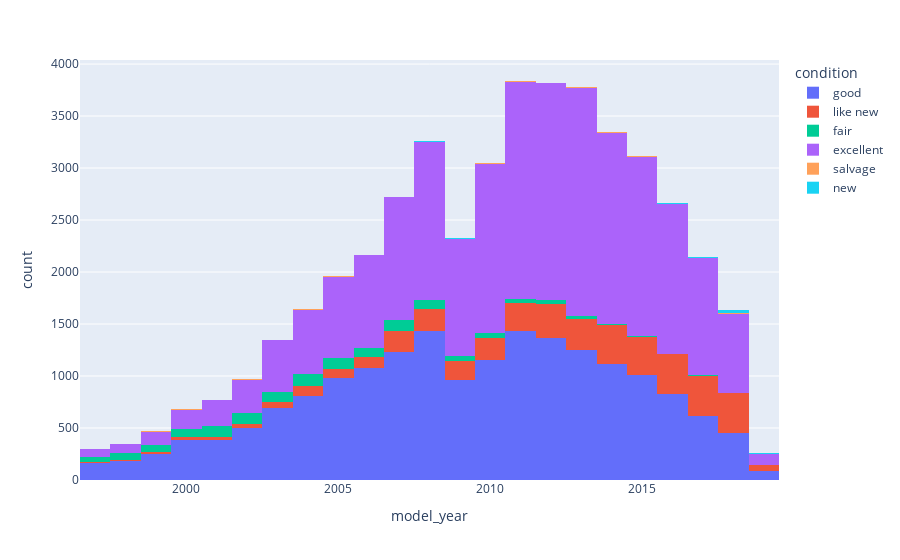

The cell this chart's notebook holds for it:
### Code cell
#  histogram of the condition vs year
fig = px.histogram(df, x="model_year", color="condition", hover_data=df.columns)
fig.show()

### Figure 1 — Plotly figure (JSON) as saved in the notebook; plotly's stock layout.template omitted (floating-point values rounded to 4 significant figures; data arrays with more than 128 entries replaced by an {"elided": "..."} marker saying what was removed)
{"data": [{"alignmentgroup": "True", "bingroup": "x", "hovertemplate": "condition=good<br>model_year=%{x}<br>count=%{y}<extra></extra>", "legendgroup": "good", "marker": {"color": "#636efa", "pattern": {"shape": ""}}, "name": "good", "offsetgroup": "good", "orientation": "v", "showlegend": true, "type": "histogram", "x": {"elided": "18377 int values"}, "xaxis": "x", "yaxis": "y"}, {"alignmentgroup": "True", "bingroup": "x", "hovertemplate": "condition=like new<br>model_year=%{x}<br>count=%{y}<extra></extra>", "legendgroup": "like new", "marker": {"color": "#EF553B", "pattern": {"shape": ""}}, "name": "like new", "offsetgroup": "like new", "orientation": "v", "showlegend": true, "type": "histogram", "x": {"elided": "4134 int values"}, "xaxis": "x", "yaxis": "y"}, {"alignmentgroup": "True", "bingroup": "x", "hovertemplate": "condition=fair<br>model_year=%{x}<br>count=%{y}<extra></extra>", "legendgroup": "fair", "marker": {"color": "#00cc96", "pattern": {"shape": ""}}, "name": "fair", "offsetgroup": "fair", "orientation": "v", "showlegend": true, "type": "histogram", "x": {"elided": "1271 int values"}, "xaxis": "x", "yaxis": "y"}, {"alignmentgroup": "True", "bingroup": "x", "hovertemplate": "condition=excellent<br>model_year=%{x}<br>count=%{y}<extra></extra>", "legendgroup": "excellent", "marker": {"color": "#ab63fa", "pattern": {"shape": ""}}, "name": "excellent", "offsetgroup": "excellent", "orientation": "v", "showlegend": true, "type": "histogram", "x": {"elided": "22656 int values"}, "xaxis": "x", "yaxis": "y"}, {"alignmentgroup": "True", "bingroup": "x", "hovertemplate": "condition=salvage<br>model_year=%{x}<br>count=%{y}<extra></extra>", "legendgroup": "salvage", "marker": {"color": "#FFA15A", "pattern": {"shape": ""}}, "name": "salvage", "offsetgroup": "salvage", "orientation": "v", "showlegend": true, "type": "histogram", "x": [1999, 2012, 2003, 2005, 2001, 1998, 2001, 2003, 2008, 2000, 2005, 2014, 2003, 1997, 2013, 2009, 2013, 2006, 2015, 2018, 2006, 2019, 2018, 2000, 2014, 2012, 2001, 2015, 2007, 2004, 2014, 2009, 2007, 2013, 1999, 2015, 2013, 2014, 2000, 2017, 2017, 2014, 2014, 2004, 2013, 2010, 1999, 2002, 2010, 2010, 2004, 2018, 2003, 2008, 2010, 2011, 2017, 2017, 2017, 2009, 2001, 2002, 2013, 2010, 2002, 2007, 2000, 2001, 2005, 2001, 2005, 2012, 1999, 2003, 2016, 2006, 2008, 2014, 2005, 2006, 2001, 2011, 2008, 2004, 2015, 2007, 2013, 2010, 1999, 1997, 2008, 2008, 2017, 2013, 2002], "xaxis": "x", "yaxis": "y"}, {"alignmentgroup": "True", "bingroup": "x", "hovertemplate": "condition=new<br>model_year=%{x}<br>count=%{y}<extra></extra>", "legendgroup": "new", "marker": {"color": "#19d3f3", "pattern": {"shape": ""}}, "name": "new", "offsetgroup": "new", "orientation": "v", "showlegend": true, "type": "histogram", "x": [2016, 2018, 2018, 2009, 2013, 2018, 2012, 2018, 2008, 2018, 2008, 2007, 2008, 2018, 2018, 2007, 2012, 2014, 2019, 2019, 2008, 2005, 2002, 2018, 2018, 2011, 2016, 2014, 2008, 2019, 2019, 2018, 2017, 2016, 2002, 2018, 2018, 2016, 2018, 2012, 2011, 2017, 2005, 2000, 2018, 2017, 2017, 2013, 2002, 2019, 2018, 2004, 2010, 2018, 2018, 2019, 2018, 2019, 2018, 2018, 2018, 2018, 2019, 2010, 2005, 2011, 2016, 2017, 2018, 2019, 2018, 2010, 2012, 2018, 2018, 2017, 2014, 2019, 2017, 2015, 2018, 2014, 2006, 2012, 2003, 2010, 2013, 2008, 2018, 2016, 2008, 2018, 2018], "xaxis": "x", "yaxis": "y"}], "layout": {"barmode": "relative", "legend": {"title": {"text": "condition"}, "tracegroupgap": 0}, "margin": {"t": 60}, "xaxis": {"anchor": "y", "domain": [0, 1], "title": {"text": "model_year"}}, "yaxis": {"anchor": "x", "domain": [0, 1], "title": {"text": "count"}}}}
